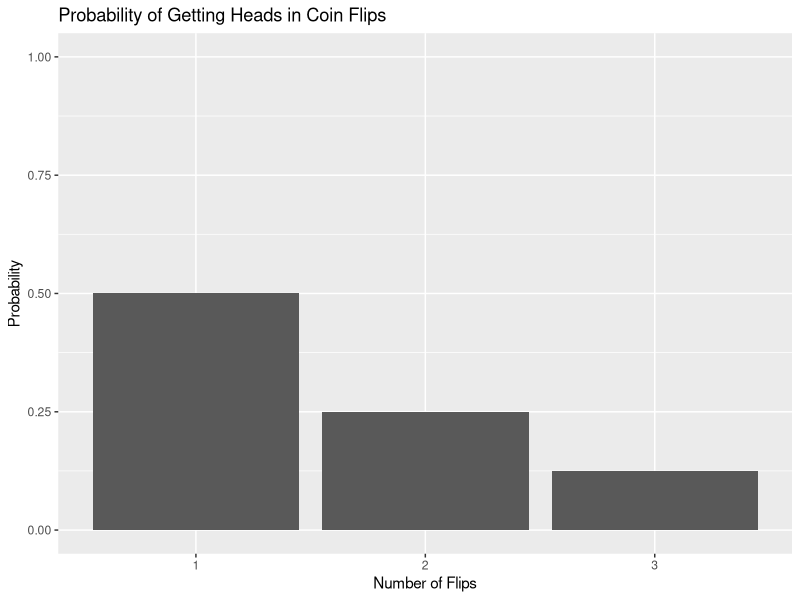

Source code (R):
## ---- chunk 1
library(ggplot2)
library(dplyr)
library(tidyr)
## ---- chunk 2
# Probability theory is the study of random events and the likelihood of their occurrence. It aims to predict an events as they relate to overall outcomes.
# The outcomes are not guaranteed, but can be based on possibilities. For example, regardless of which side a dice lands it, it can only land on 1 side and the maximum number of sides is capped at 6. Porbability theory also assess the likeliness of an event occurring. Coin flips and dice rolls give an equal chance to each side.
## ---- chunk 3
# There are 10 digits (0-9)
num_digits <- 10
factor_of_combinations <- 6 # because we want 6 digits
num_combinations <- num_digits^factor_of_combinations
num_combinations # should be 10^6
## ---- chunk 4
# Heads from a single flip is 0.5 or 50% but 3 heads in a row is 0.5^3 or 12.5%
chances_of_heads <- 0.5
chances_of_heads_3 <- (chances_of_heads^3) * 100
chances_of_heads_3

# We can use the ggplot's bar chart. First we need a dataframe.
probabilities <- data.frame(
    flip = c(1, 2, 3), # where these are 1st, 2nd, and 3rd flips
    probability = c(chances_of_heads, chances_of_heads^2, chances_of_heads^3) # last one ought to be 12.5%
)
# Create a bar plot
ggplot(probabilities, aes(x = factor(flip), y = probability)) +
    geom_bar(stat = "identity") +
    labs(
        title = "Probability of Getting Heads in Coin Flips",
        x = "Number of Flips",
        y = "Probability"
    ) +
    scale_y_continuous(limits = c(0, 1)) # this is adjusted to 1 to show the complete range of possibilities. This makes the expected outcomes to appear more realistic.
## ---- chunk 5
# the probability of drawing 2 cars is 1 out of 52 and then 51. We can multiple the two fractions to get to the cumulative/total probabilty
prob_ace_of_spades <- 1 / 52 # first card is from all 52
prob_two_of_hearts <- 1 / 51 # second card is from the remaining 51
prob_both <- (prob_ace_of_spades * prob_two_of_hearts) * 100
prob_both #  0.38 percent
## ---- chunk 6
# The sum must be 9, but the first die is already a 6. The only possibility that ends in a 9 is if the 2nd die is a 3. All other combinations are not 9.
# The probability is simply 1 of 6, as 3 has the same chance as all of the other undesirable outcomes (1,2,4,5,6)
probability_the_second_die_is_3 <- (1 / 6) * 100 # 16.67 percent
probability_the_second_die_is_3
## ---- chunk 7
# Expected value formula: EV = Sum of (Probability of outcome * Value of outcome)

# Assuming we have 1 chance to invest, we have to compare risk vs reward.
# 70k makes up 30% of the outcomes whereas -40k makes up 70% of the outcomes
expected_value <- (0.3 * 70000) + (0.7 * -40000)
expected_value
sprintf("Although the positive payout is quite high, it is unlikely to occur at 30%%. The expected value is %.2f, which is negative. Therefore, I would not invest.", expected_value)
## ---- chunk 8
# Expected value formula: EV = Sum of (Probability of outcome * Value of outcome)

# The total number of tickets sold is 5 million
total_tickets_sold <- 5000000
# The probabilities of winning each prize
prob_grand_prize <- 1 / total_tickets_sold # example, 1 in 5 million
prob_winner_prize <- 5 / total_tickets_sold
prob_third_place_prize <- 15 / total_tickets_sold
prob_fourth_place_prize <- 25 / total_tickets_sold
# total prize values for each threshold
grand_prize <- 200000
winner_prize <- 1000
third_place_prize <- 300
fourth_place_prize <- 10
# The cost of the ticket, only $2!
ticket_cost <- 2
# Calculate the expected value
expected_value <- (prob_grand_prize * grand_prize) +
    (prob_winner_prize * winner_prize) +
    (prob_third_place_prize * third_place_prize) +
    (prob_fourth_place_prize * fourth_place_prize) -
    ticket_cost
expected_value
sprintf("The expected value of entering this contest is $%.2f. This means that on average, you would lose money by entering the contest.", expected_value)
